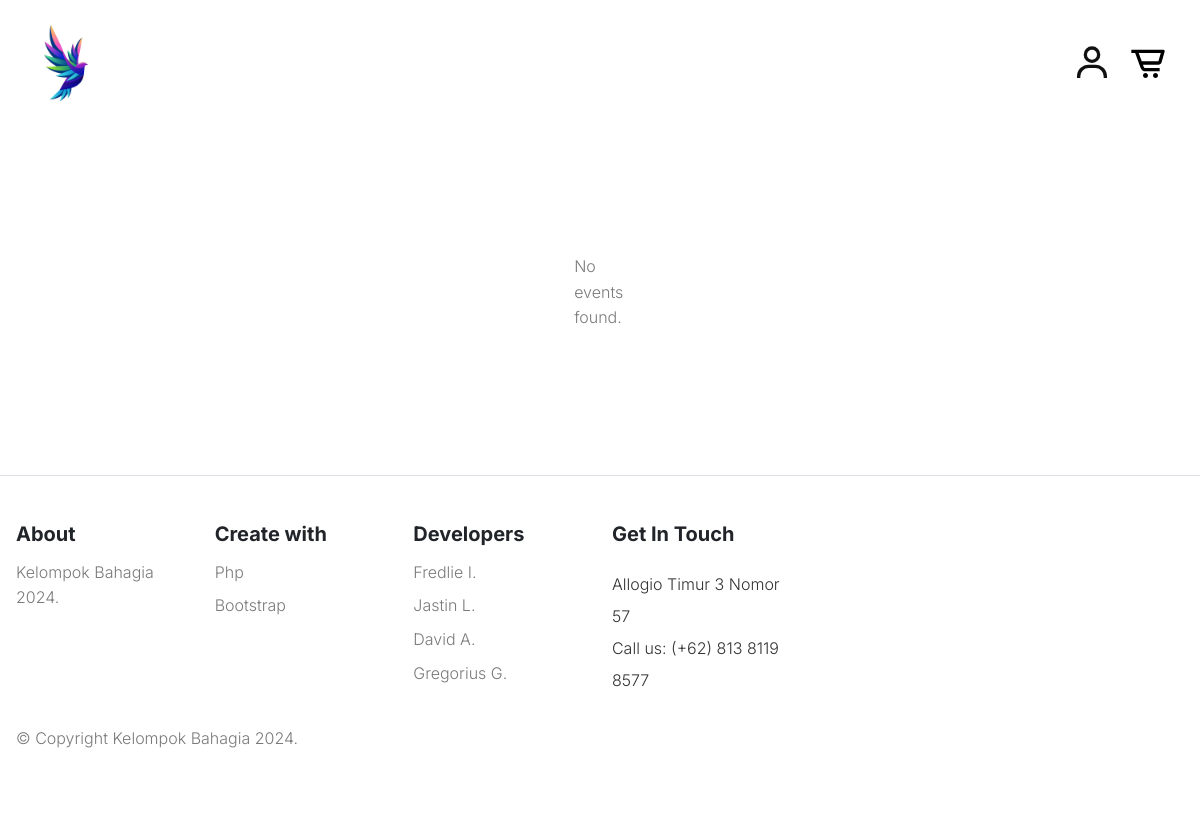
/availEvent.php, run on an earlier commit of the app's database.
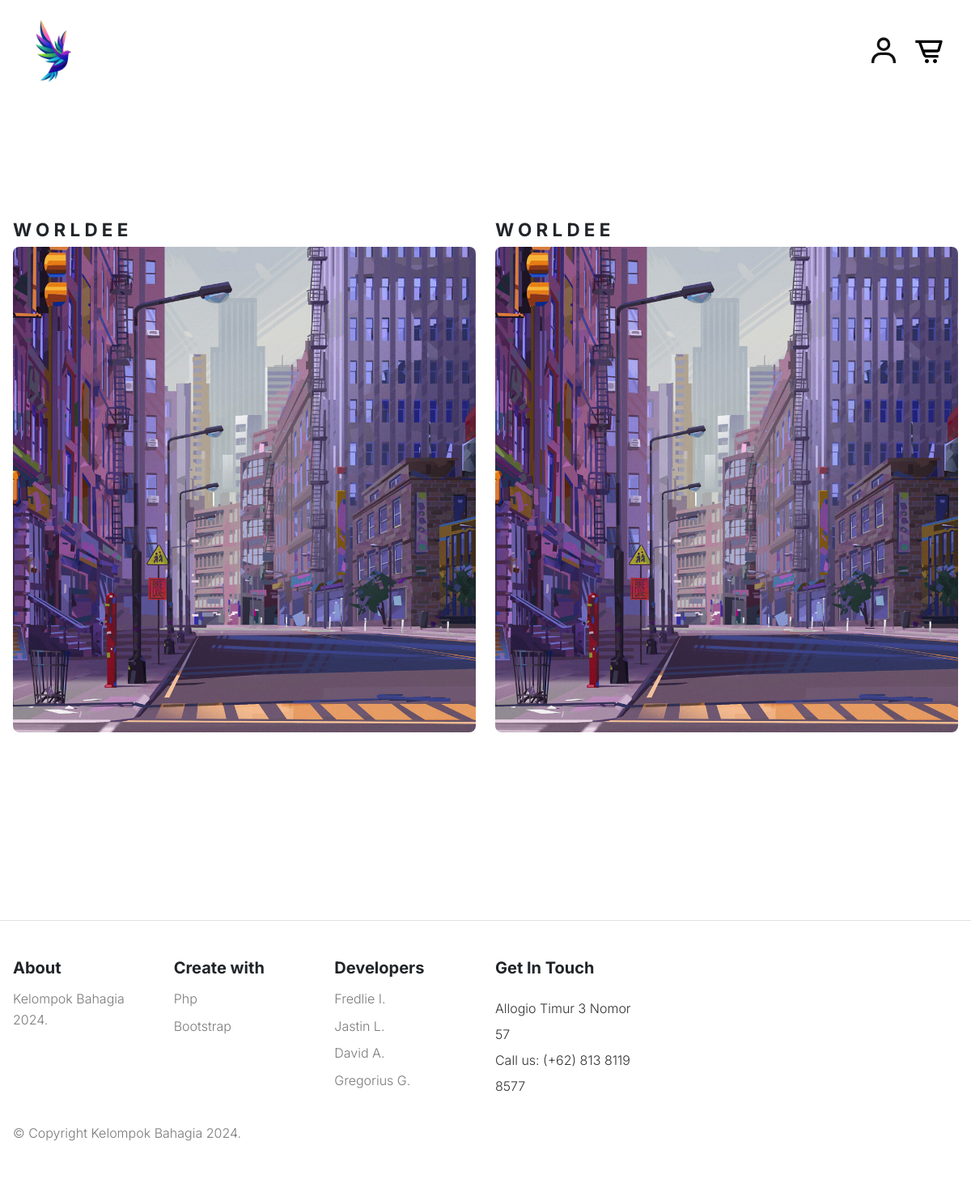
And on a later commit of the database.
### tables this page shows
CREATE TABLE `events` (
  `id_events` int(11) NOT NULL,
  `event_name` varchar(255) NOT NULL,
  `date_time` date NOT NULL,
  `max_capacity` int(11) NOT NULL,
  `location` varchar(225) NOT NULL,
  `description` text NOT NULL,
  `photo` varchar(225) NOT NULL,
  `created_at` timestamp NOT NULL DEFAULT current_timestamp(),
  `status` varchar(30) DEFAULT NULL
);

### openevent.php (the view, shortened to what this page needs)
<?php
require "connect.php";
$sql = "SELECT * FROM events WHERE status = 'open'";
$result = $conn->query($sql);
if ($result->num_rows > 0) {
    while ($row = $result->fetch_assoc()) {
        echo '<div class="col mb-4 mb-3" style="max-width: 600px;">';
        echo '  <div class="product-card position-relative" style="margin-bottom: 80px;">';
        echo '    <div class="card-detail d-flex justify-content-between align-items-center mt-3">';
        echo '      <h2 class="section-title text-uppercase">' . $row['event_name'] . '</h2>';
        echo '    </div>';
        echo '    <div class="card-img align-items-center">';
        echo '      <img src="' . $row['photo'] . '" alt="' . $row['event_name'] . '"
                        class="product-image img-fluid rounded-3 w-100"
                        style="height: 600px; object-fit: cover;">';
        echo '    </div>';
        echo '  </div>';
        echo '</div>';
    }
} else {
    echo '<p>No events found.</p>';
}
?>

What changed in the data, as far as the page shows it:
added events: event_name "WORLDEE", photo (picture)
added events: event_name "WORLDEE", photo (picture)
Also different on the page:
text no longer shown: "No events found."
